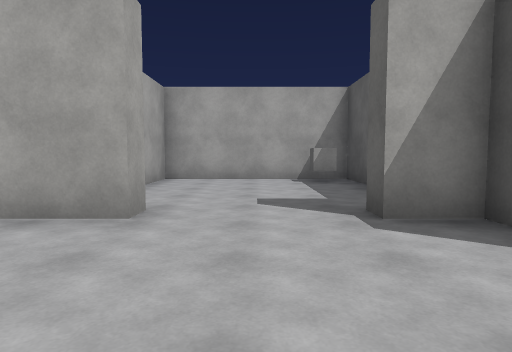
View 1 (above)

16 first-person views from a walk through a scene from a Unity 3-D project. The camera is 1.3 m above the floor, tilts 4° down and sees 75° across. The floor is counted in squares, 2 m on a side. Each view is taken from the middle of a square. On the plan, view 1 faces up. The plan holds only what a view shows up to about 10 squares ahead; the rest is blank. The place goes on beyond the plan. Surface patterns are stand-ins for the level's own textures.

View 2
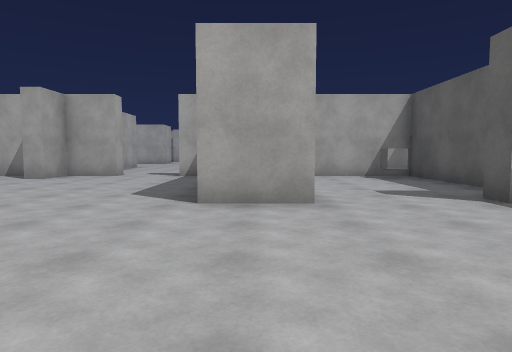

View 3
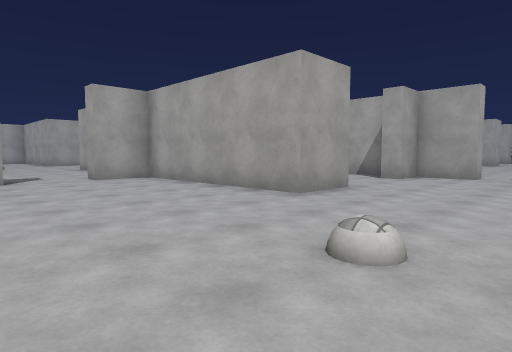

View 4
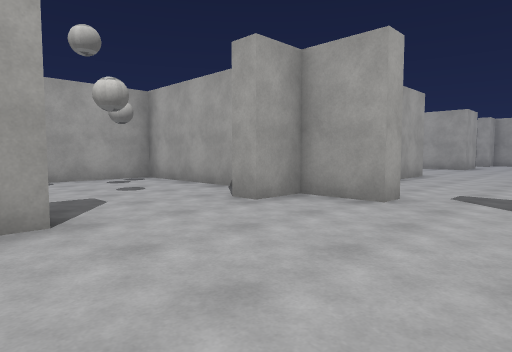

View 5
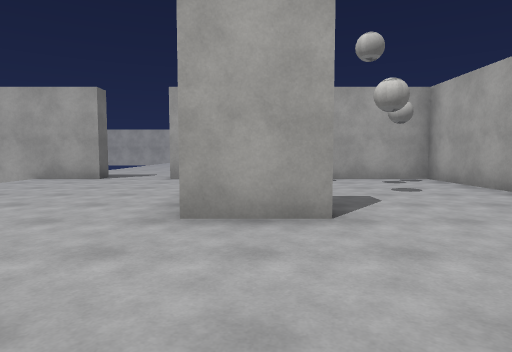

View 6
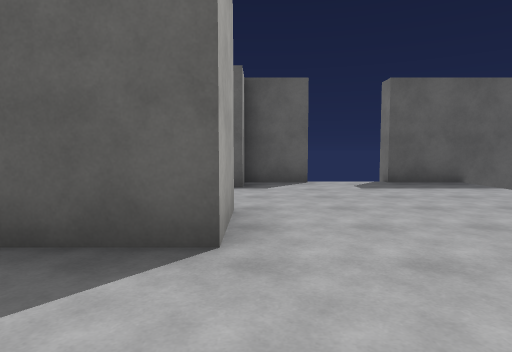

View 7
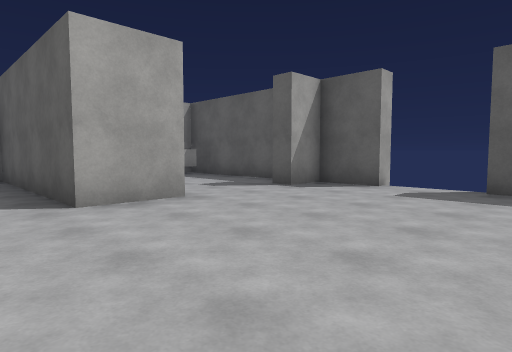

View 8
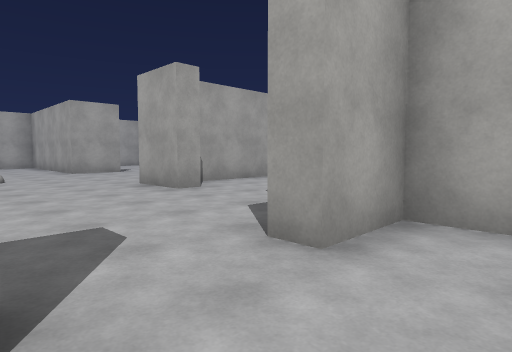

View 9
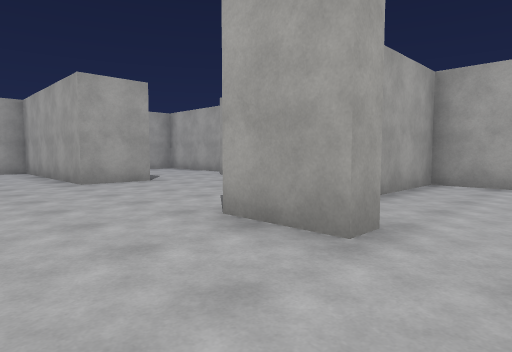

View 10
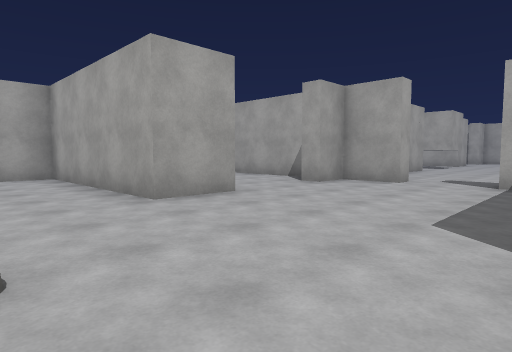

View 11
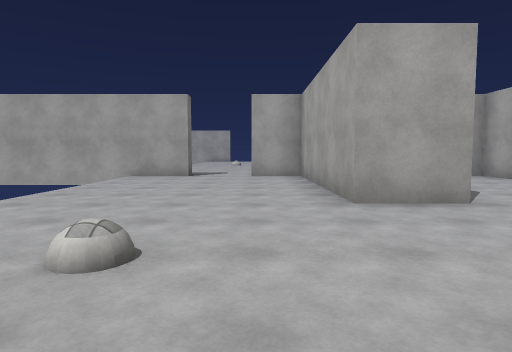

View 12
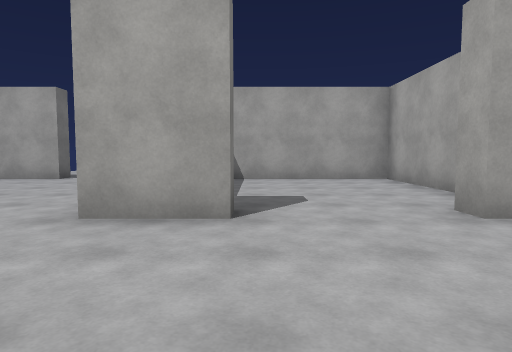

View 13
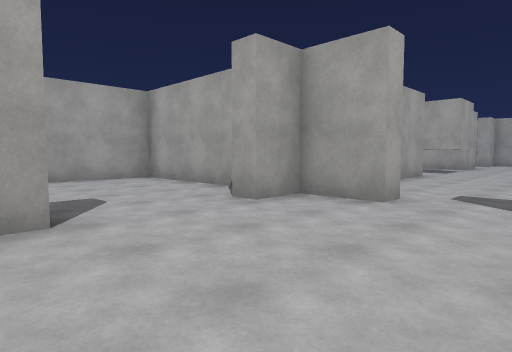

View 14
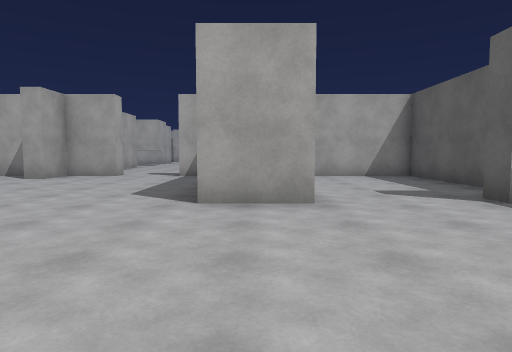

View 15
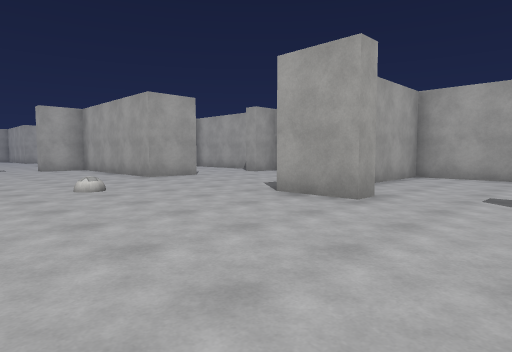

View 16
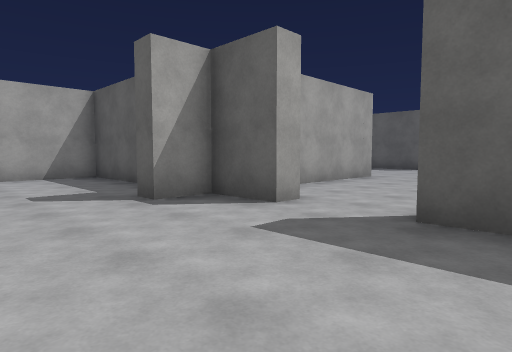

### Floor plan
Ten units are one square. View 1 is at (0, 0); x grows to the right and y downward. Boxes are objects, and circles mark ways between rooms. Rooms are numbered by the first view taken in them; rooms with no view inside come last. Other rooms are left out.
<svg viewBox="-285 -95 320 125">
<path fill="none" stroke="#000" d="M-72 -49 -72 -33 -122 -33 -122 -19M-12 -38 -12 -33 -27 -33 -27 -83 -41 -83M-59 -83 -72 -83 -72 -73 -78 -73M-81 -83 -122 -83 -122 -59M23 -46 23 -83 -22 -83 -22 -68M29 -19 23 -19 23 -33 13 -33 13 -38M-127 -1 -122 -1 -122 24M23 25 23 -1 28 -1M-228 -48 -222 -48 -222 -33 -272 -33 -272 -19M-162 -39 -162 -33 -178 -33M-209 -83 -222 -83 -222 -73 -228 -73M-186 -83 -191 -83M-234 -83 -272 -83 -272 -44M-127 -51 -127 -83 -172 -83 -172 -44M-122 -19 -127 -19 -127 -33 -137 -33 -137 -38M-127 6 -127 -1M-278 -1 -272 -1 -272 25"/>
<rect x="5" y="-85" width="10" height="10" fill="#bbb"><title>cube</title></rect>
<circle cx="-130" cy="-10" r="3" fill="#2a7"/>
<text x="-50" y="-30">1</text>
<text x="-200" y="-30">2</text>
</svg>
Room 1 opens to room 2.

Where each view was taken, in squares from view 1:
view 1: 0 up, 0 right, facing up
view 2: 1 down, 2 left, facing up
view 3: 1 down, 4 left, facing up-left
view 4: 4 up, 4 left, facing up-left
view 5: 4 up, 4 left, facing left
view 6: 3 up, 5 left, facing right
view 7: 1 down, 4 left, facing up-right
view 8: 0 up, 11 left, facing up-left
view 9: 1 up, 15 left, facing up-left
view 10: 1 up, 18 left, facing up-left
view 11: 2 up, 18 left, facing left
view 12: 5 up, 19 left, facing left
view 13: 4 up, 19 left, facing up-left
view 14: 1 down, 17 left, facing up
view 15: 1 down, 14 left, facing up-left
view 16: 1 down, 16 left, facing up-right
